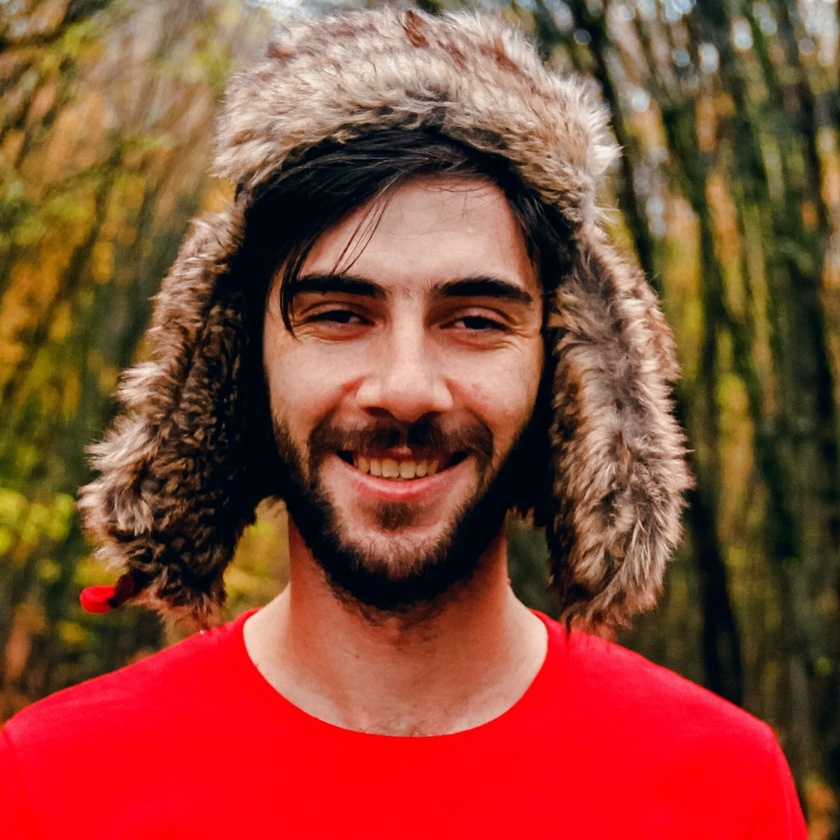
#> input picture img/1.jpeg, 840 x 840 px, shrunk from 1000 x 1000 before the run; its folder holds only this picture in this run
$ python main.py
#> lines starting #> are read from the running program, lines starting #| are printed output that depends on the picture
from PIL import Image, ImageEnhance, ImageFilter
import os


path = './img'
pathOut = './output'

for filename in os.listdir(path):
	img = Image.open(f"{path}/{filename}")
#> img is the input picture: PIL image 840x840 RGB; mean R, G, B 138.7, 72.8, 53.7
	edit = img.filter(ImageFilter.SHARPEN).convert('L')
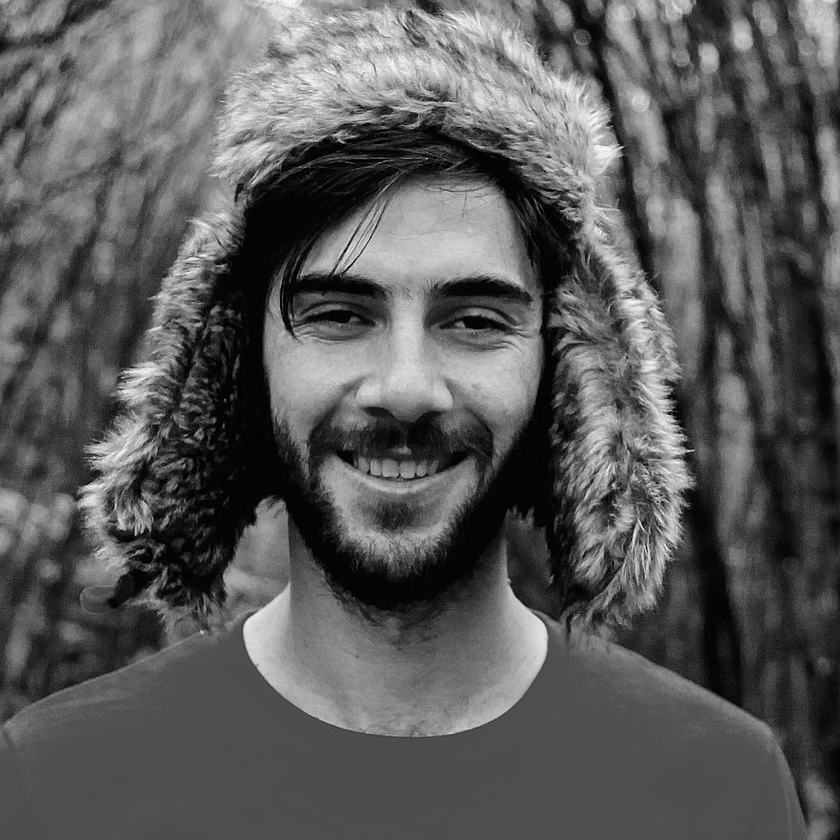
#> edit: PIL image 840x840 L; min 0, max 255, mean 90.4
	enhancer = ImageEnhance.Contrast(edit)
	edit = enhancer.enhance(1.5)
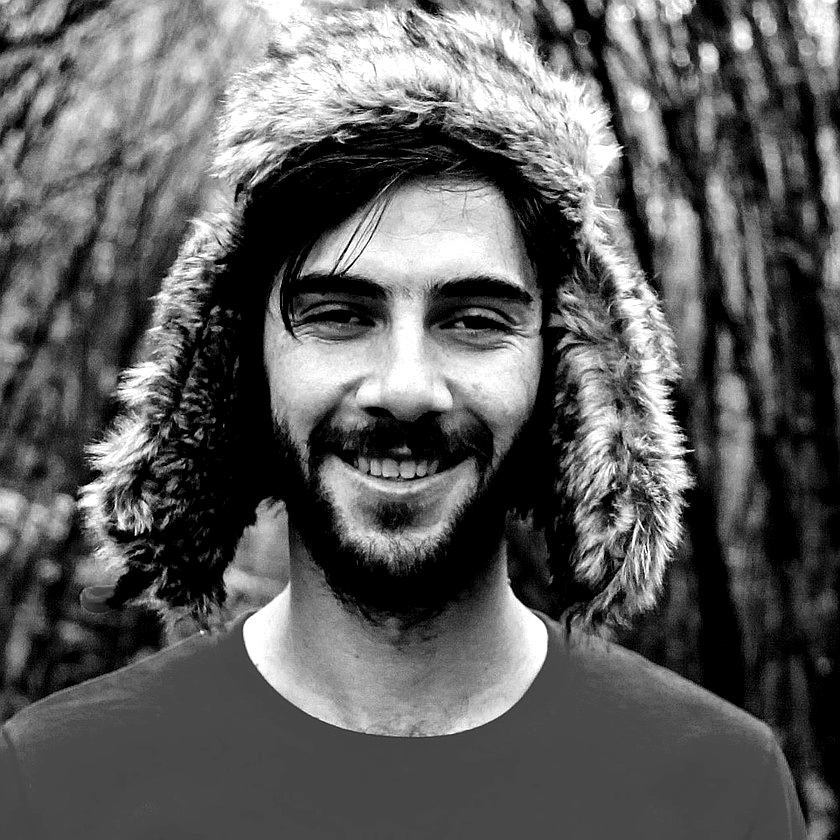
#> edit: PIL image 840x840 L; min 0, max 255, mean 93.7
	print(f"Editing {filename}")
	clean_name = os.path.splitext(filename)[0]
	print(f"Cleaned name is {clean_name}")
	edit.save(f"{pathOut}/{clean_name}_edited.jpg")

$ run again, on img/5.jpeg
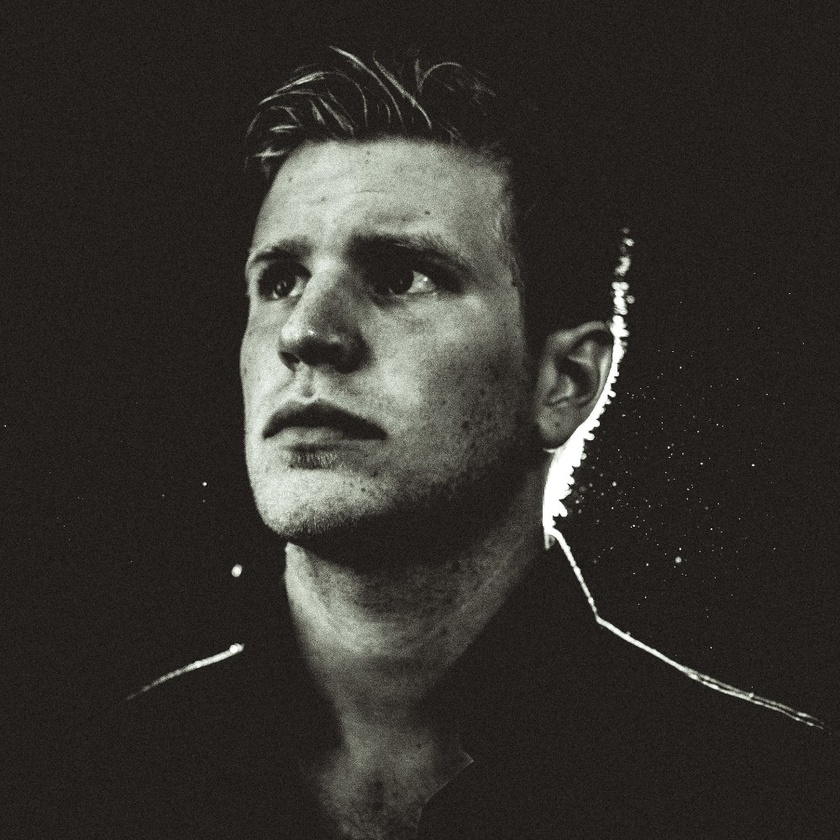
#> input picture img/5.jpeg, 840 x 840 px, shrunk from 1000 x 1000 before the run
#> img is the input picture: PIL image 840x840 RGB; mean R, G, B 52.7, 49.8, 45.4
#> `edit = enhancer.enhance(1.5)`:
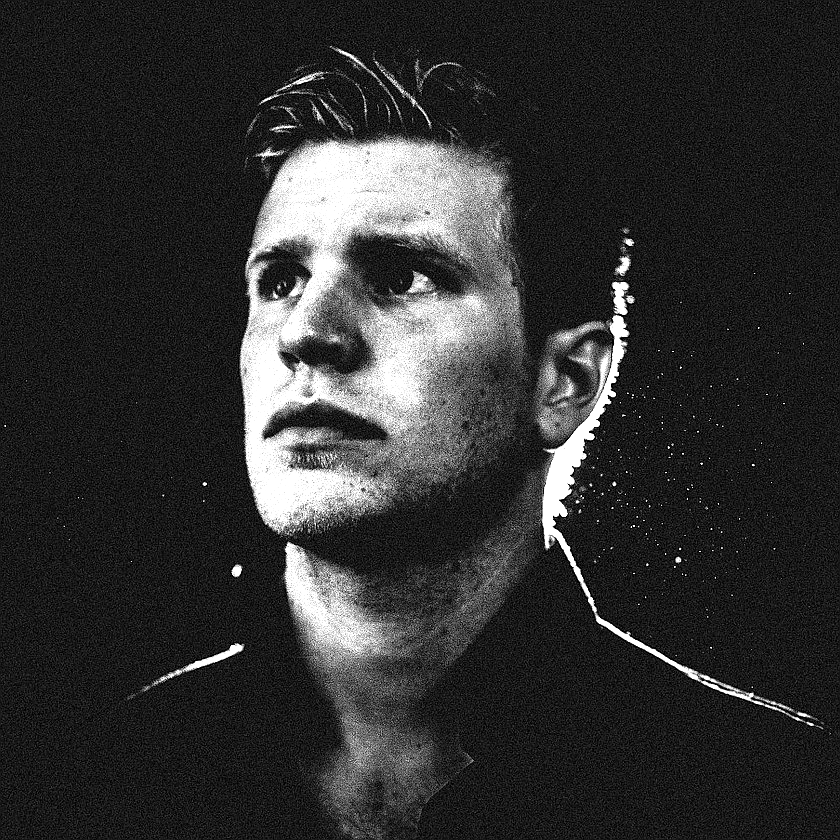
#> edit: PIL image 840x840 L; min 0, max 255, mean 48.9

$ run again, on img/2.jpeg
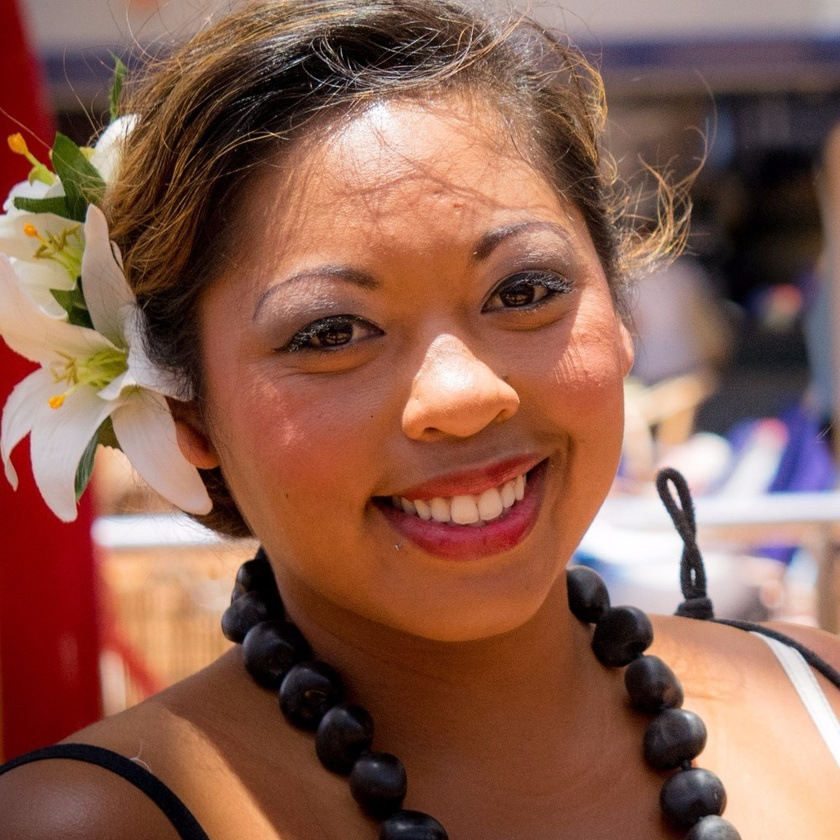
#> input picture img/2.jpeg, 840 x 840 px, shrunk from 1000 x 1000 before the run
#> img is the input picture: PIL image 840x840 RGB; mean R, G, B 138.4, 95, 79.1
#> `edit = img.filter(ImageFilter.SHARPEN).convert('L')`:
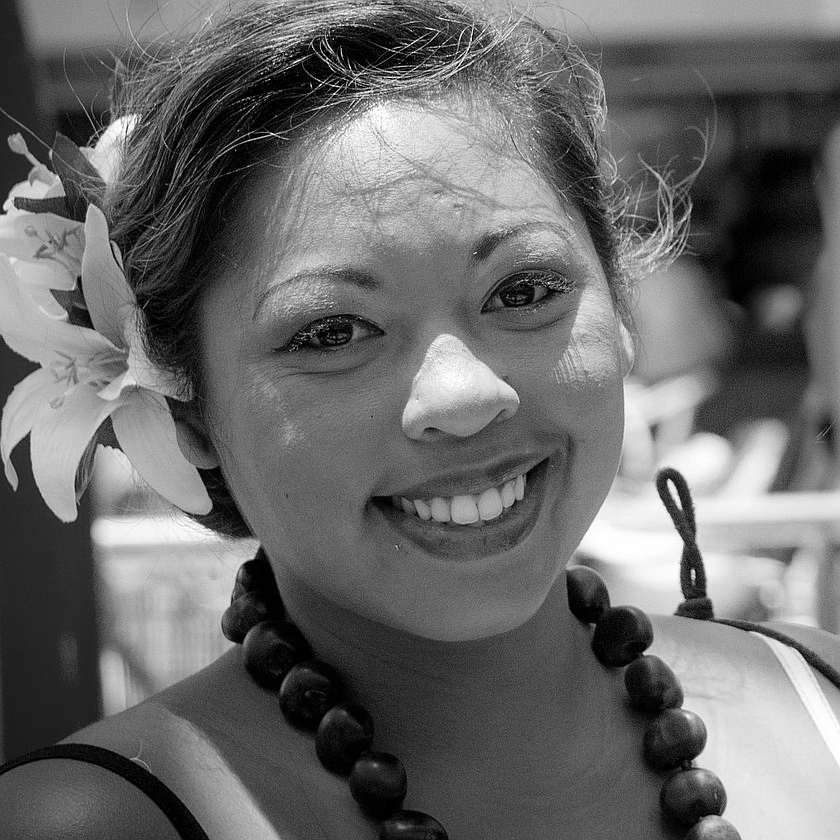
#> edit: PIL image 840x840 L; min 0, max 255, mean 106.3
#> `edit = enhancer.enhance(1.5)`:
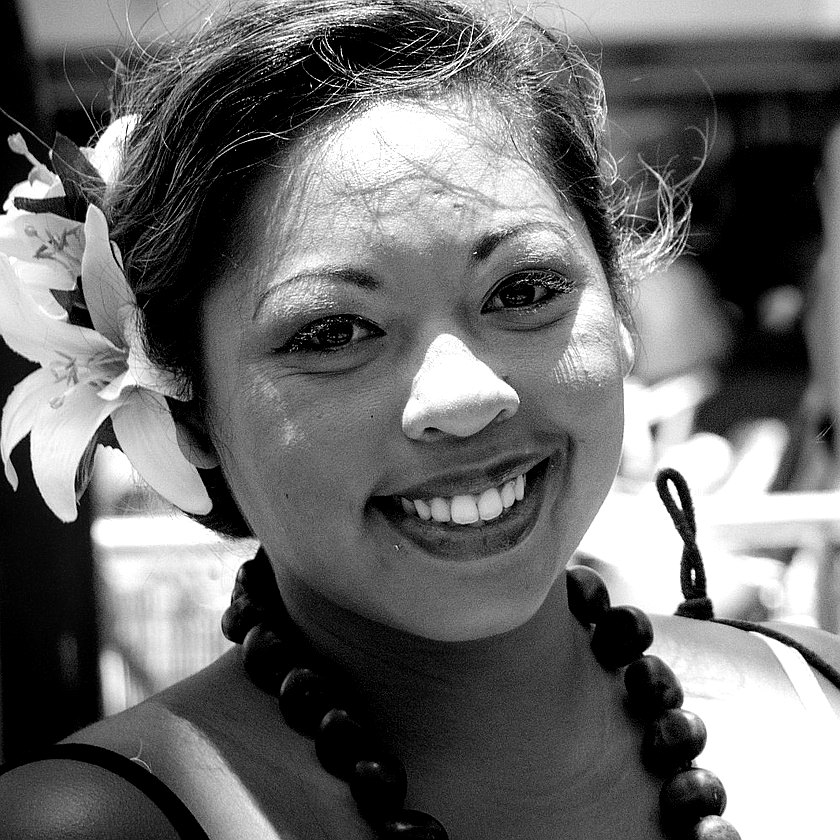
#> edit: PIL image 840x840 L; min 0, max 255, mean 107.3

$ run again, on img/3.jpeg
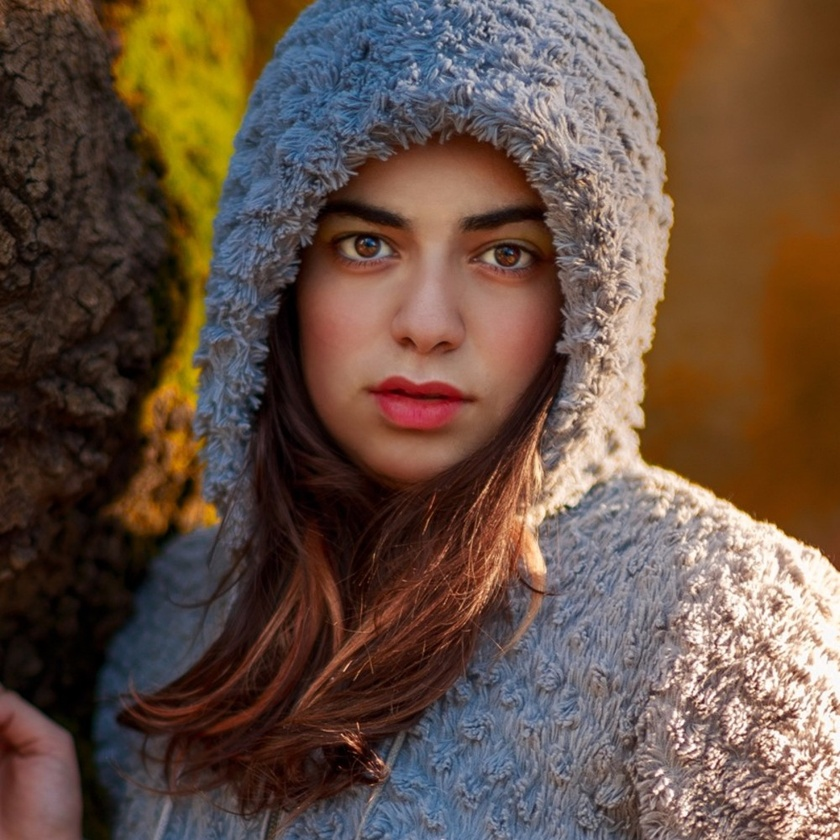
#> input picture img/3.jpeg, 840 x 840 px, shrunk from 1000 x 1000 before the run
#> img is the input picture: PIL image 840x840 RGB; mean R, G, B 102.7, 80.1, 66.3
#> `edit = img.filter(ImageFilter.SHARPEN).convert('L')`:
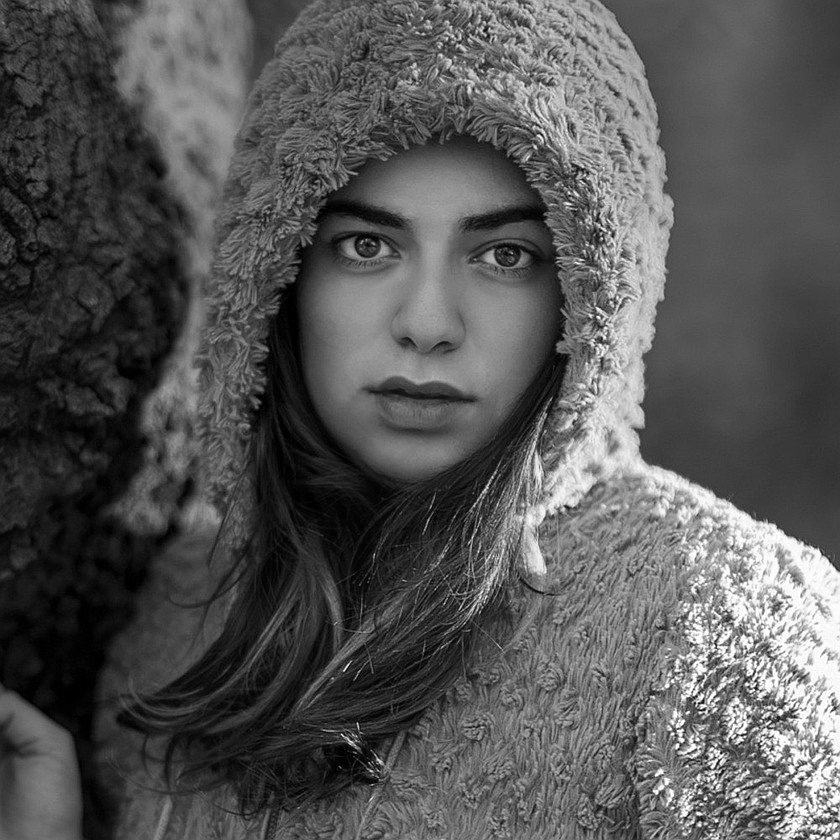
#> edit: PIL image 840x840 L; min 0, max 255, mean 85.3
#> `edit = enhancer.enhance(1.5)`:
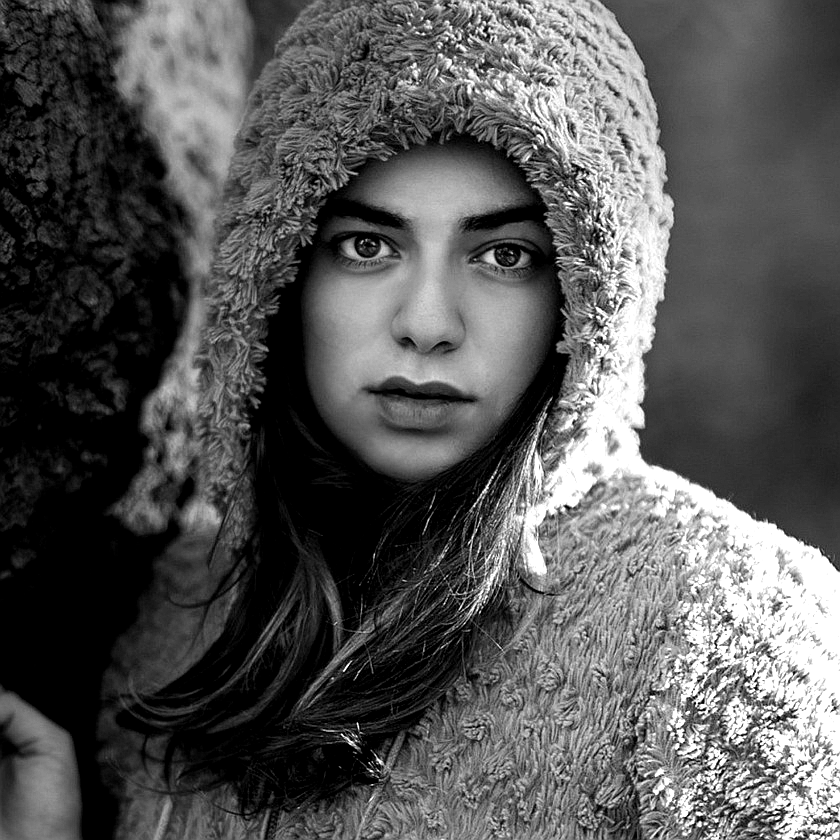
#> edit: PIL image 840x840 L; min 0, max 255, mean 86.1

$ run again, on img/4.jpeg
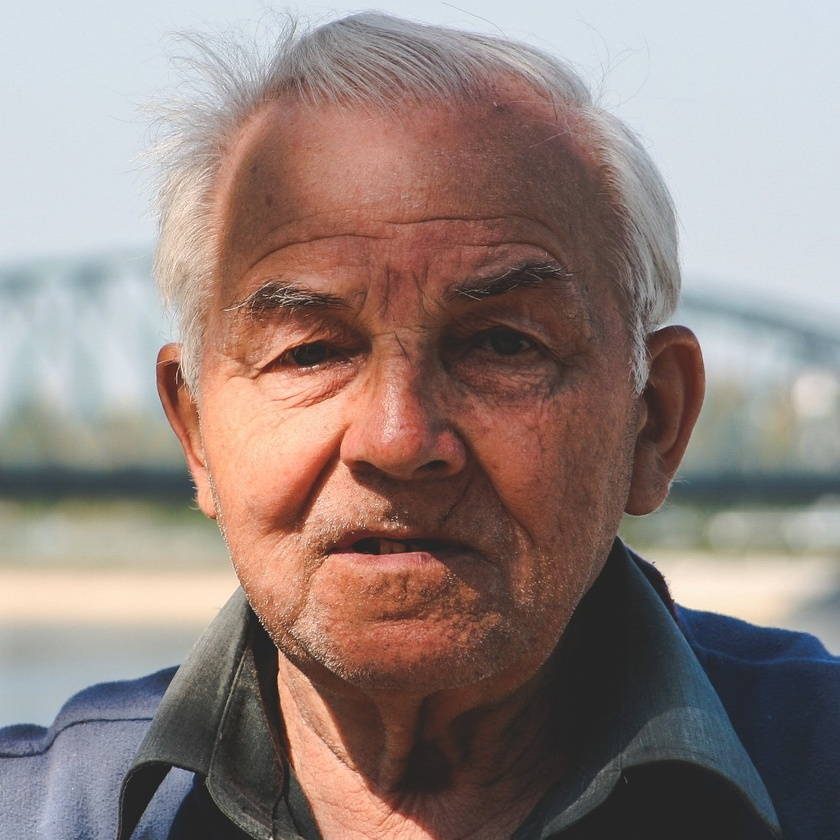
#> input picture img/4.jpeg, 840 x 840 px, shrunk from 1000 x 1000 before the run
#> img is the input picture: PIL image 840x840 RGB; mean R, G, B 146.4, 130.3, 125.3
#> `edit = img.filter(ImageFilter.SHARPEN).convert('L')`:
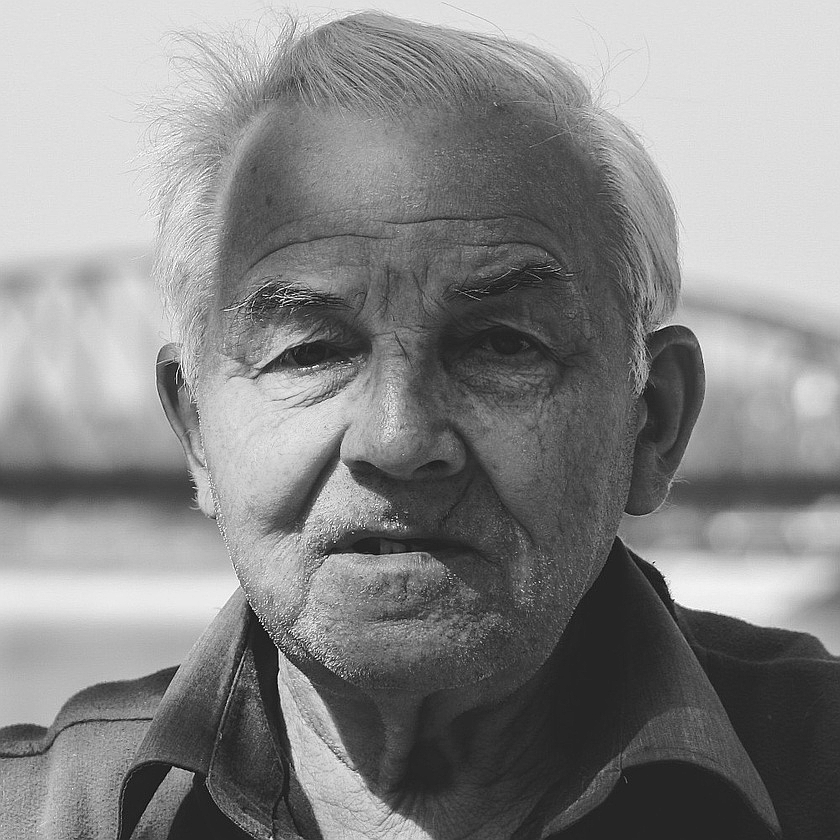
#> edit: PIL image 840x840 L; min 0, max 255, mean 134.6
#> `edit = enhancer.enhance(1.5)`:
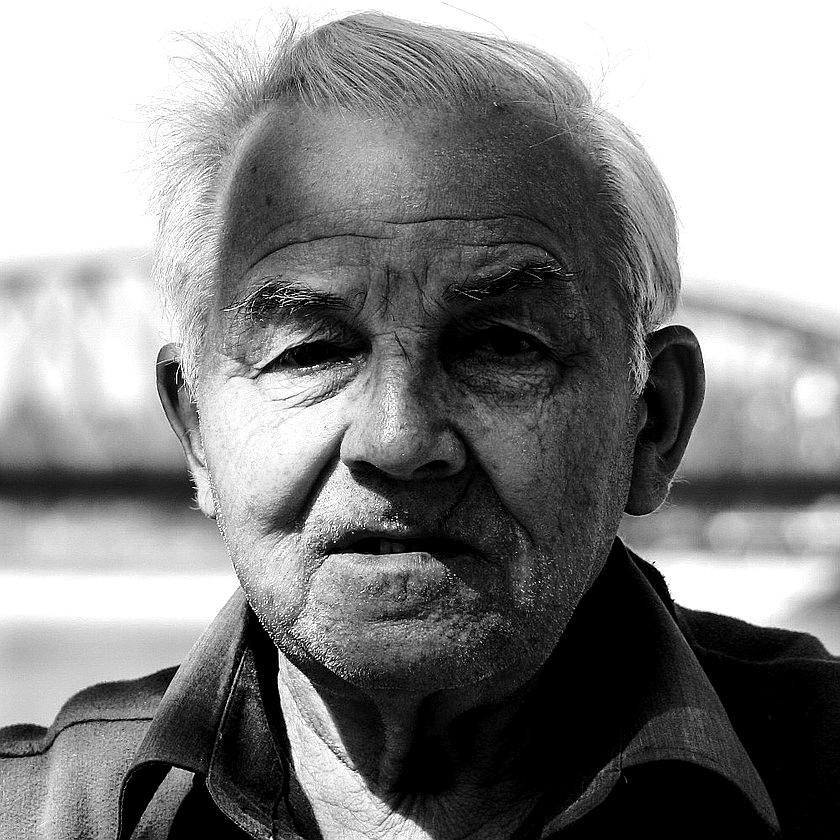
#> edit: PIL image 840x840 L; min 0, max 255, mean 132.6
